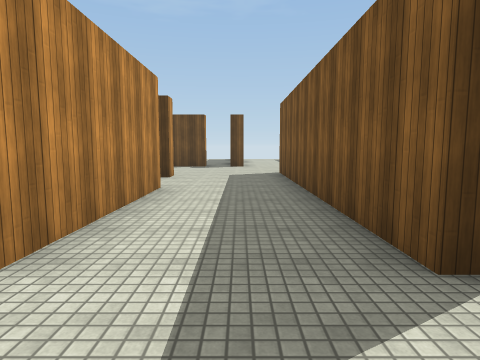
[1] (above)

17 first-person views from a walk through a Unity game level. The camera is 1.5 m above the floor, tilts 6° down and sees 75° across. The floor is counted in squares, 2 m on a side. Each view is taken from the middle of a square. On the plan, view 1 faces up. The plan holds only what a view shows up to about 10 squares ahead; the rest is blank. The player is left out. Surface patterns are stand-ins for the level's own textures.

[2]
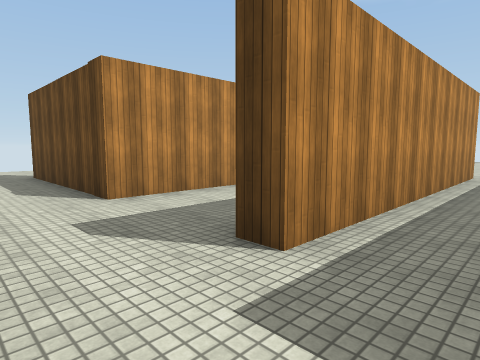

[3]
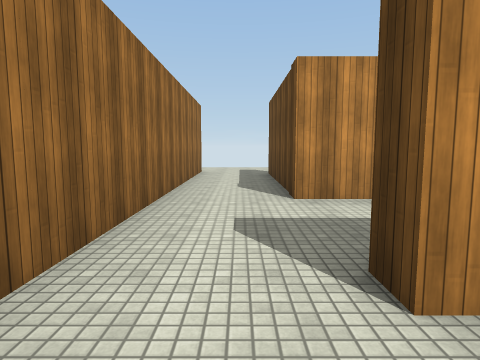

[4]
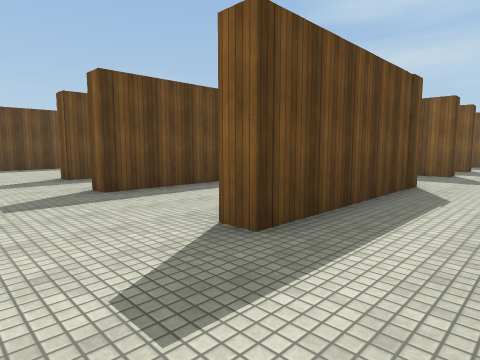

[5]
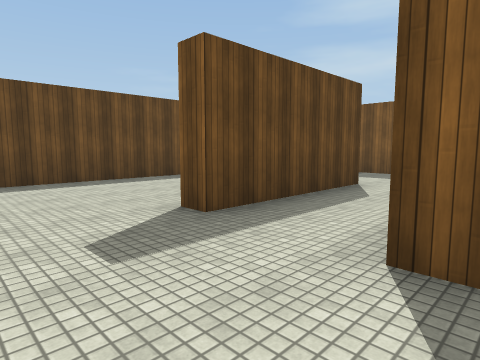

[6]
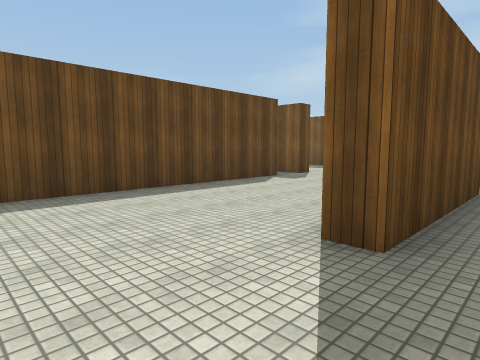

[7]
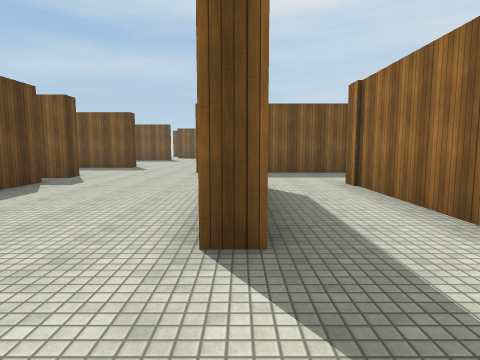

[8]
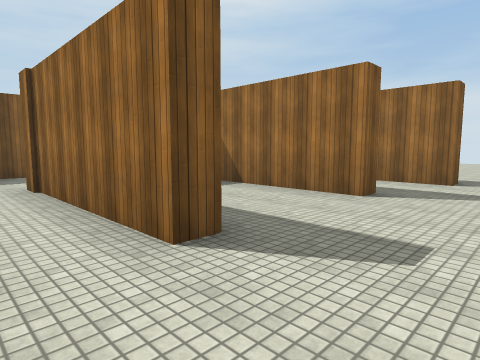

[9]
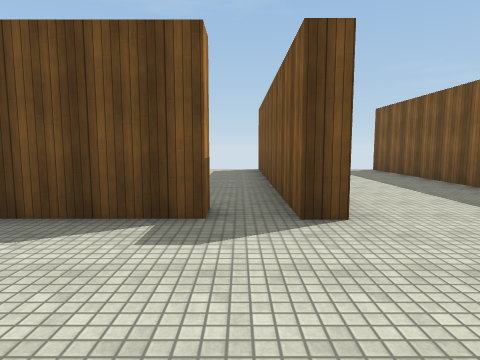

[10]
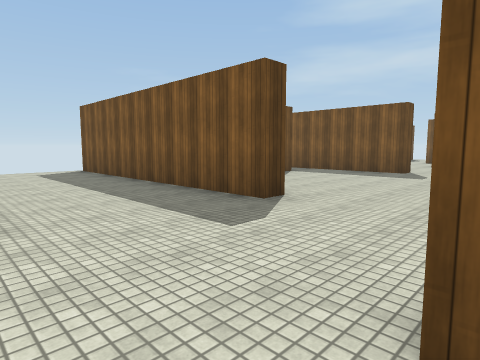

[11]
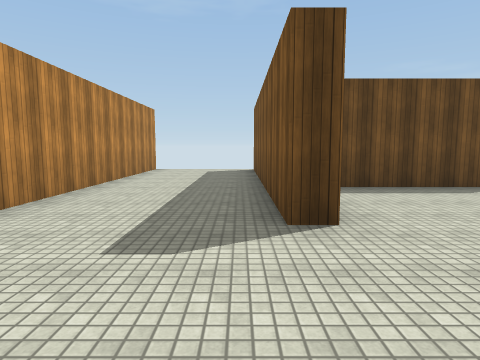

[12]
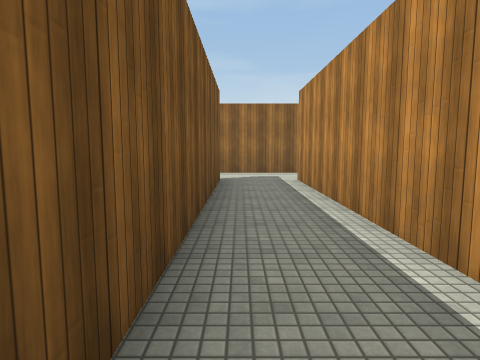

[13]
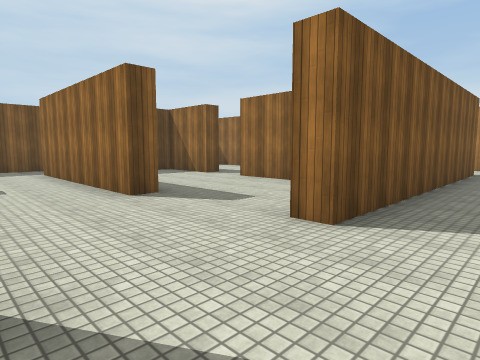

[14]
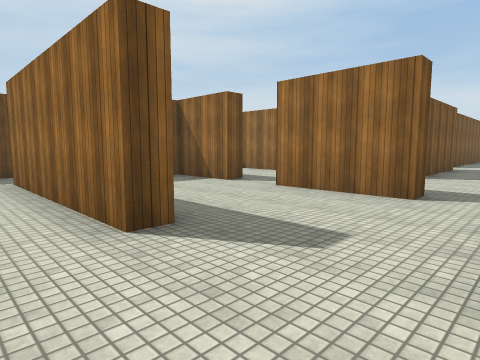

[15]
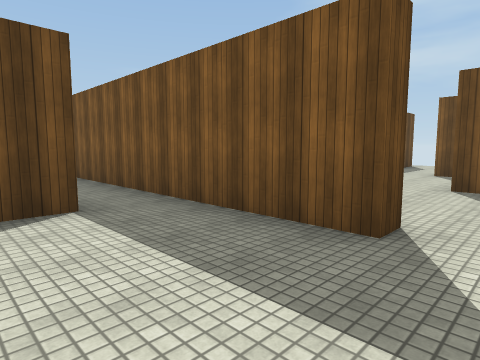

[16]
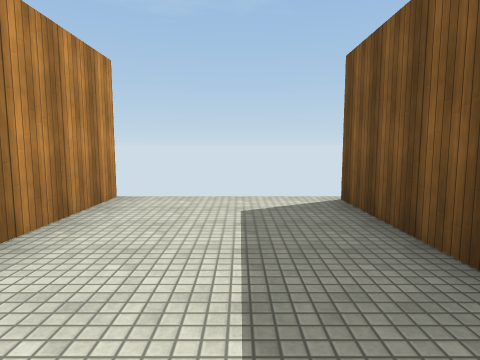

[17]
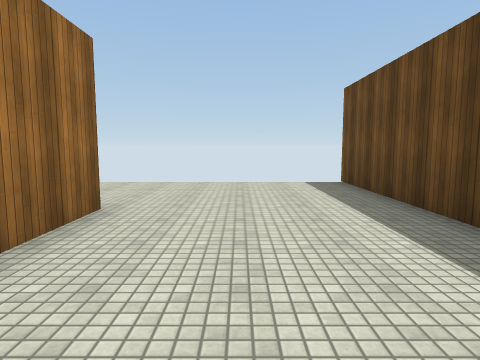

### Floor plan
Points are (right, up) in squares from view 1. A wall is a line through its corners. A room is listed if a view was taken in it or the views show most of it. See-through windows are left out.
Room 1 (views 1, 2, 3, 4, 5, 6, 7, 8, 9, 10, 11, 12, 13, 14, 16, 17)
walls: (-1.8, 8.4) (-1.8, 7.8) (-5.8, 7.8) (-5.8, 8.3) (-4.1, 8.3); (-3.4, 5.2) (-6, 5.2) (-6, 5.7) (-1.5, 5.7) (-1.5, 1.8) (-6, 1.8) (-6, 2.3) (-2.6, 2.3); (1.7, 9.4) (1.7, 1.8) (1.2, 1.8) (1.2, 9.4); (0.3, 12.2) (-0.4, 12.2); (-1.5, 12.7) (-1.5, 12.2) (-8.9, 12.2); (4, 12) (3.5, 12) (3.5, 19.5); (4, 1.8) (3.5, 1.8) (3.5, 9.3) (4, 9.3); (-6.7, -0.8) (-6.7, -0.2) (3.8, -0.2); (0.1, 19.7) (0.1, 12.6)
ways out: opening at (4, 10.5) to room 2; opening at (-7.5, -1); opening at (-1, 12)
Room 2 (view 15)
walls: (6.6, 9.2) (6.6, 9.8) (10.6, 9.8); (10.1, 12) (9.6, 12) (9.6, 14.5); (8.3, 14.9) (4.9, 14.9)
ways out: opening at (4, 10.5) to room 1; opening at (5.5, 9) to room 3; opening at (9, 15); opening at (10, 10.5)
Room 3 (no view inside)
walls: (5.4, 5.5) (5.4, 6.1) (7.9, 6.1)
ways out: opening at (5.5, 9) to room 2; opening at (7, 7.5) to room 4; opening at (5, 6)
Room 4 (no view inside)
walls: (9.3, 5.6) (9.3, 6.1) (11.2, 6.1)
ways out: opening at (7, 7.5) to room 3; opening at (8.5, 6)
Room 5 (no view inside)
walls: (6.3, -1) (6.3, 2)
ways out: opening at (5, 2)

Where each view was taken, in squares from view 1:
view 1: 0 up, 0 right, facing up
view 2: 0 up, 3 right, facing up-left
view 3: 1 up, 3 right, facing left
view 4: 0 up, 8 left, facing up-right
view 5: 5 up, 8 left, facing up-right
view 6: 7 up, 8 left, facing up-right
view 7: 8 up, 8 left, facing right
view 8: 7 up, 8 left, facing down-right
view 9: 9 up, 1 left, facing up
view 10: 9 up, 0 right, facing up-right
view 11: 9 up, 3 right, facing up
view 12: 9 up, 3 right, facing down
view 13: 12 up, 2 right, facing down-right
view 14: 11 up, 4 right, facing down-right
view 15: 11 up, 7 right, facing up-right
view 16: 15 up, 2 right, facing up
view 17: 10 up, 2 left, facing left
